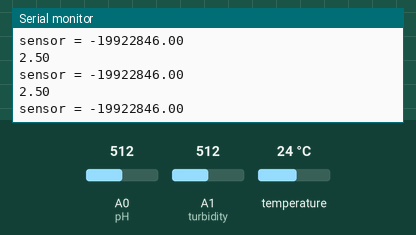
Bench run of a sketch on a simulated Arduino Uno, built with avr-gcc and run on an emulated ATmega328P. On the bench: the last lines printed to the serial monitor. Inputs (shaded band) come from the test bench; at power-on: A1 (turbidity) = 512, temperature 24 °C, A0 (pH) = 512.

Above: at 1.2 s.
1.3 s: A1 (turbidity) set to 490
At 2.4 s:
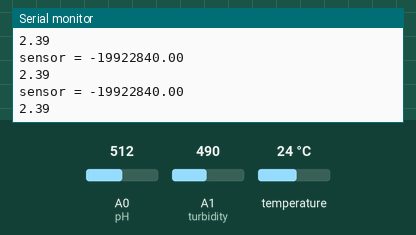
2.8 s: temperature set to 12 °C
At 6.4 s:
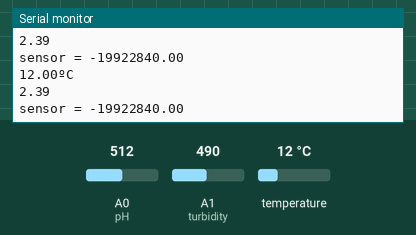
6.9 s: A0 (pH) set to 716
At 7.6 s:
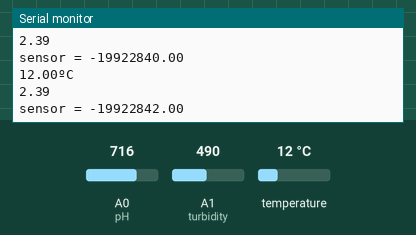
8.4 s: temperature set to 19 °C
At 9.5 s:
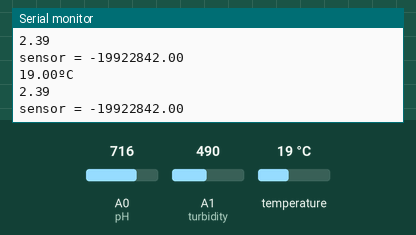
9.9 s: A1 (turbidity) set to 510
At 11.0 s:
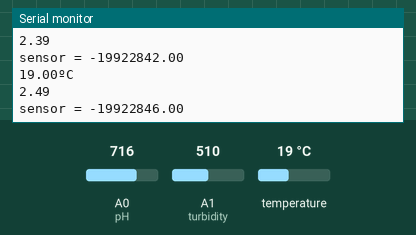
11.4 s: A0 (pH) set to 900
At 12.5 s:
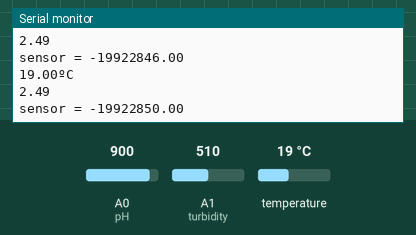
Timing chart, 0 to 13.9 s (numbered marks = the images above; inputs shaded):
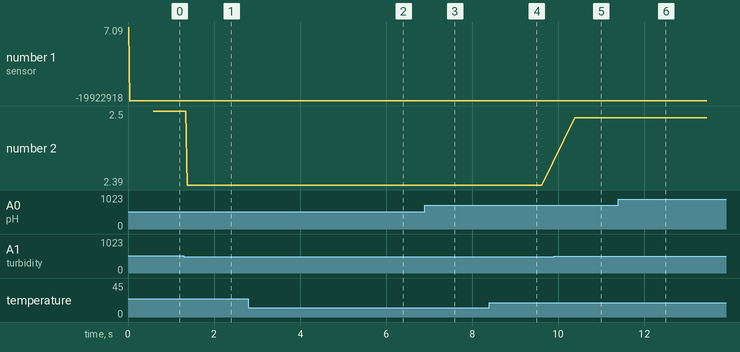

Measured:
- after the input at 1.3 s, the serial monitor: prints a new line after 0.07 s (image 1)
- after the input at 2.8 s, the serial monitor: prints a new line after 3.0 s (image 2)
- after the input at 6.9 s, the serial monitor: prints a new line after 0.43 s (image 3)
- after the input at 8.4 s, the serial monitor: prints a new line after 0.44 s (image 4)
- after the input at 9.9 s, the serial monitor: prints a new line after 0.49 s (image 5)
- after the input at 11.4 s, the serial monitor: prints a new line after 0.52 s (image 6)
- plotted number 1: -19922846 → -19922840 after the input at 1.3 s, -19922840 → -19922842 after the input at 6.9 s, -19922842 → -19922846 after the input at 9.9 s, -19922846 → -19922850 after the input at 11.4 s
- plotted number 2: 2.5 → 2.39 after the input at 1.3 s, 2.39 → 2.49 after the input at 9.9 s

The sketch:

NguNghiep.ino
```cpp
#include <OneWire.h>
#include <DallasTemperature.h>

const int pH = A0;
const int turbidity = A1;
float pHvalue,temValue,turValue;

// GPIO where the DS18B20 is connected to
const int oneWireBus = 4;  //gpio4

// Setup a oneWire instance to communicate with any OneWire devices
OneWire oneWire(oneWireBus);

// Pass our oneWire reference to Dallas Temperature sensor
DallasTemperature sensors(&oneWire);

void setup() {
  Serial.begin(9600);
  sensors.begin();
}

float get_pH(){
  unsigned long delay10 = 0;
  unsigned long delay20 = 0;
  int pH_Value = 0;
  unsigned long int avgValue;
  int buf[10], temp_pH;
  float pHVol,phValue;

  for (int i = 0; i < 10; i++){
    if (millis() - delay10 > 10){                 //delay 10ms
      buf[i] = analogRead(pH);
      delay10 = millis();
    }
  }

  for (int i = 0; i < 9; i++){
    for (int j = 0; j < 10; j++){
      if (buf[i] != buf[j]){
        temp_pH = buf[i];
        buf[i] = buf[j];
        buf[j] = temp_pH;
      }
    }
  }

  avgValue = 0;
  for (int i = 2; i < 8; i++)
    avgValue += buf[i];
  if (millis() - delay20 > 20){                   //delay 20ms
    pHVol = (float)avgValue * 5.0 / 1024 / 6;
    phValue = -5.70 * pHVol + 21.34;
    Serial.print("sensor = ");
    Serial.println(phValue);
  }
  return pH_Value;
}

float get_Tem(){
  unsigned long delay5000 = 0;
  float temperatureC;
  if (millis() - delay5000 > 5000){               //delay 5s
    sensors.requestTemperatures();
    temperatureC = sensors.getTempCByIndex(0);
    Serial.print(temperatureC);
    Serial.println("ºC");
    delay5000 = millis();
  }
  return temperatureC;
}

float get_turbidity(){
  unsigned long delay500 = 0;
  float voltage;
  if (millis() - delay500 > 500){                 //delay 500ms
    int sensorValue = analogRead(turbidity);      // read the input on analog pin 0:
    voltage = sensorValue * (5.0 / 1024.0);       // Convert the analog reading (which goes from 0 - 1023) to a voltage (0 - 5V):
    Serial.println(voltage);                      // print out the value you read:
    delay500 = millis();
  }
  return voltage;
}

void loop() {
  pHvalue = get_pH();
  temValue = get_Tem();
  turValue = get_turbidity();

}
```
